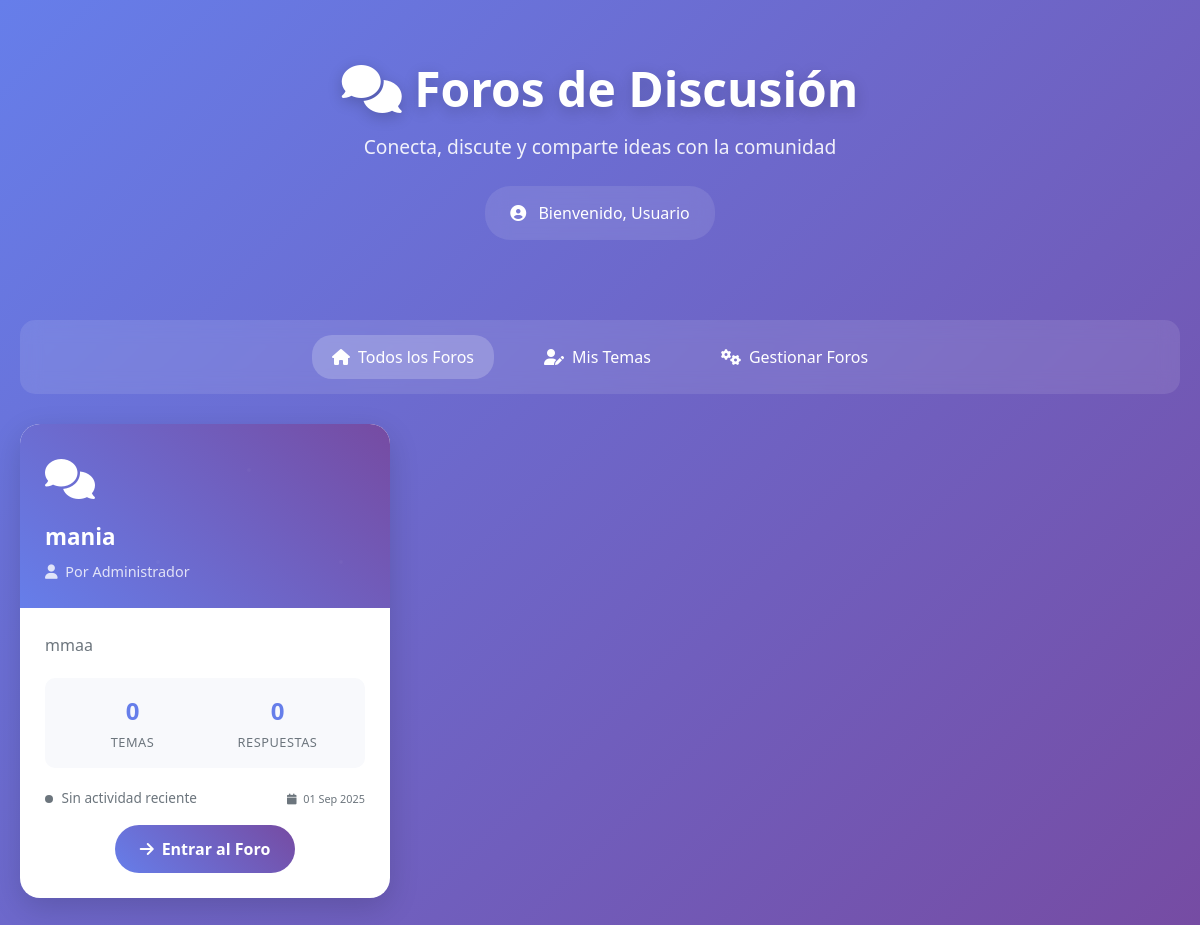
/panel_user/foros/lista_foros.php (signed in), run on the app's committed database.
### tables this page shows
CREATE TABLE `foros` (
  `id` int NOT NULL AUTO_INCREMENT,
  `titulo` varchar(255) NOT NULL,
  `descripcion` text,
  `id_admin` int NOT NULL,
  `activo` tinyint(1) DEFAULT '1',
  `fecha_creacion` timestamp NULL DEFAULT CURRENT_TIMESTAMP,
  PRIMARY KEY (`id`),
  KEY `id_admin` (`id_admin`),
  CONSTRAINT `foros_ibfk_1` FOREIGN KEY (`id_admin`) REFERENCES `usuarios` (`id`)
);

CREATE TABLE `usuarios` (
  `id` int NOT NULL AUTO_INCREMENT,
  `nombre_completo` varchar(100) NOT NULL,
  `email` varchar(100) NOT NULL,
  `password` varchar(255) NOT NULL,
  `fecha_registro` datetime DEFAULT CURRENT_TIMESTAMP,
  `token_verificacion` varchar(100) DEFAULT NULL,
  `verificado` tinyint(1) DEFAULT '0',
  `token_reset` varchar(100) DEFAULT NULL,
  `token_expira` datetime DEFAULT NULL,
  `genero` varchar(50) DEFAULT NULL,
  `rol` varchar(20) DEFAULT 'usuario',
  `require_reset_pass` tinyint(1) DEFAULT '1',
  `foto_perfil` longblob,
  PRIMARY KEY (`id`),
  UNIQUE KEY `email` (`email`)
);

### panel_user/foros/lista_foros.php (the view, shortened to what this page needs)
<?php
include '../db.php';
$stmt = $pdo->prepare("
    SELECT
        f.id,
        f.titulo,
        f.descripcion,
        f.fecha_creacion,
        u.nombre_completo as creador_nombre,
        (SELECT COUNT(*) FROM temas_foro t WHERE t.id_foro = f.id) as total_temas,
        (SELECT COUNT(*) FROM respuestas_foro r
         INNER JOIN temas_foro t ON r.id_tema = t.id
         WHERE t.id_foro = f.id) as total_respuestas,
        (SELECT MAX(GREATEST(
            COALESCE(t.fecha_creacion, '1970-01-01'),
            COALESCE((SELECT MAX(r.fecha_creacion) FROM respuestas_foro r WHERE r.id_tema = t.id), '1970-01-01')
        )) FROM temas_foro t WHERE t.id_foro = f.id) as ultima_actividad
    FROM foros f
    INNER JOIN usuarios u ON f.id_admin = u.id
    WHERE f.activo = 1
    ORDER BY f.fecha_creacion DESC
");
$stmt->execute();
$foros = $stmt->fetchAll(PDO::FETCH_ASSOC);
?>
<!DOCTYPE html>
<html lang="es">
<head>
    <link href="https://stackpath.bootstrapcdn.com/bootstrap/4.5.2/css/bootstrap.min.css" rel="stylesheet">
    <link rel="stylesheet" href="https://cdnjs.cloudflare.com/ajax/libs/font-awesome/6.4.2/css/all.min.css">
</head>
<body>
    <div class="forums-container">
        <div class="main-header">
            <h1 class="main-title">
                <i class="fas fa-comments"></i>
                Foros de Discusión
            </h1>
            <p class="main-subtitle">Conecta, discute y comparte ideas con la comunidad</p>
            <div class="user-welcome">
                <i class="fas fa-user-circle mr-2"></i>
                Bienvenido, <?= htmlspecialchars($_SESSION['nombre_completo'] ?? 'Usuario') ?>
            </div>
        </div>
        <div class="navigation-bar">
            <div class="nav-links">
                <a href="lista_foros.php" class="nav-link active">
                    <i class="fas fa-home mr-2"></i>Todos los Foros
                </a>
                <a href="mis_temas.php" class="nav-link">
                    <i class="fas fa-user-edit mr-2"></i>Mis Temas
                </a>
                <?php if ($_SESSION['rol'] === 'administrador'): ?>
                    <a href="gestionar_foros.php" class="nav-link">
                        <i class="fas fa-cogs mr-2"></i>Gestionar Foros
                    </a>
                <?php endif; ?>
            </div>
        </div>
        <?php if (empty($foros)): ?>
            <div class="empty-forums">
                <i class="fas fa-comments"></i>
                <h3>No hay foros disponibles</h3>
                <p>Los administradores aún no han creado foros para la discusión.</p>
                <?php if ($_SESSION['rol'] === 'administrador'): ?>
                    <a href="gestionar_foros.php" class="btn-enter-forum mt-3">
                        <i class="fas fa-plus mr-2"></i>Crear Primer Foro
                    </a>
                <?php endif; ?>
            </div>
        <?php else: ?>
            <div class="forum-grid">
                <?php foreach ($foros as $foro): ?>
                    <?php
                    $actividad = 'inactive';
                    ?>
                    <div class="card forum-card">
                        <div class="forum-card-header">
                            <div class="forum-icon">
                                <i class="fas fa-comments"></i>
                            </div>
                            <h3 class="forum-title"><?= htmlspecialchars($foro['titulo']) ?></h3>
                            <div class="forum-creator">
                                <i class="fas fa-user mr-1"></i>
                                Por <?= htmlspecialchars($foro['creador_nombre']) ?>
                            </div>
                        </div>
                        <div class="forum-card-body">
                            <p class="forum-description">
                                <?= nl2br(htmlspecialchars($foro['descripcion'] ?: 'Sin descripción disponible')) ?>
                            </p>
                            <div class="forum-stats">
                                <div class="stat-item">
                                    <span class="stat-number"><?= $foro['total_temas'] ?></span>
                                    <span class="stat-label">Temas</span>
                                </div>
                                <div class="stat-item">
                                    <span class="stat-number"><?= $foro['total_respuestas'] ?></span>
                                    <span class="stat-label">Respuestas</span>
                                </div>
                            </div>
                            <div class="forum-meta">
                                <div>
                                    <span class="activity-indicator activity-<?= $actividad ?>"></span>
                                    <?php if ($foro['ultima_actividad']): ?>
                                        Última actividad: <?= date('d M', strtotime($foro['ultima_actividad'])) ?>
                                    <?php else: ?>
                                        Sin actividad reciente
                                    <?php endif; ?>
                                </div>
                                <small>
                                    <i class="fas fa-calendar mr-1"></i>
                                    <?= date('d M Y', strtotime($foro['fecha_creacion'])) ?>
                                </small>
                            </div>
                            <div class="text-center mt-3">
                                <a href="ver_foro.php?id=<?= $foro['id'] ?>" class="btn-enter-forum">
                                    <i class="fas fa-arrow-right mr-2"></i>Entrar al Foro
                                </a>
                            </div>
                        </div>
                    </div>
                <?php endforeach; ?>
            </div>
        <?php endif; ?>
    </div>
</body>
</html>

### panel_user/foros/lista_foros.php (style rules this page uses)
body { background: linear-gradient(135deg, #667eea 0%, #764ba2 100%); min-height: 100vh; font-family: 'Segoe UI', Tahoma, Geneva, Verdana, sans-serif; }
.forums-container { max-width: 1200px; margin: 0 auto; padding: 20px; }
.main-header { text-align: center; color: white; margin-bottom: 40px; padding: 40px 20px; }
.main-title { font-size: 3rem; font-weight: 700; margin-bottom: 15px; text-shadow: 0 4px 15px rgba(0, 0, 0, 0.2); }
.main-subtitle { font-size: 1.2rem; opacity: 0.9; margin-bottom: 25px; }
.user-welcome { background: rgba(255, 255, 255, 0.1); padding: 15px 25px; border-radius: 25px; display: inline-block; backdrop-filter: blur(10px); }
.forum-grid { display: grid; grid-template-columns: repeat(auto-fill, minmax(350px, 1fr)); gap: 25px; margin-bottom: 40px; }
.forum-card { background: white; border-radius: 20px; overflow: hidden; box-shadow: 0 10px 30px rgba(0, 0, 0, 0.15); transition: all 0.3s ease; border: none; }
.forum-card-header { background: linear-gradient(45deg, #667eea, #764ba2); padding: 25px; color: white; position: relative; }
.forum-card-header::before { content: ''; position: absolute; top: 0; left: 0; right: 0; bottom: 0; opacity: 0.3; }
.forum-icon { font-size: 2.5rem; margin-bottom: 15px; position: relative; z-index: 1; }
.forum-title { font-size: 1.4rem; font-weight: 700; margin-bottom: 10px; position: relative; z-index: 1; }
.forum-creator { font-size: 0.9rem; opacity: 0.8; position: relative; z-index: 1; }
.forum-card-body { padding: 25px; }
.forum-description { color: #6c757d; line-height: 1.6; margin-bottom: 20px; display: -webkit-box; -webkit-line-clamp: 3; -webkit-box-orient: vertical; overflow: hidden; }
.forum-stats { display: flex; justify-content: space-between; margin-bottom: 20px; padding: 15px; background: #f8f9fc; border-radius: 10px; }
.stat-item { text-align: center; flex: 1; }
.stat-number { font-size: 1.5rem; font-weight: bold; color: #667eea; display: block; }
.stat-label { font-size: 0.8rem; color: #6c757d; text-transform: uppercase; letter-spacing: 0.5px; }
.forum-meta { display: flex; justify-content: space-between; align-items: center; color: #6c757d; font-size: 0.85rem; }
.btn-enter-forum { background: linear-gradient(45deg, #667eea, #764ba2); color: white; border: none; padding: 12px 25px; border-radius: 25px; font-weight: 600; text-decoration: none; transition: all 0.3s ease; display: inline-block; }
.activity-indicator { width: 8px; height: 8px; border-radius: 50%; display: inline-block; margin-right: 5px; }
.activity-inactive { background-color: #6c757d; }
.navigation-bar { background: rgba(255, 255, 255, 0.1); backdrop-filter: blur(10px); padding: 15px 0; border-radius: 15px; margin-bottom: 30px; }
.nav-links { display: flex; justify-content: center; gap: 30px; }
.nav-link { color: white; text-decoration: none; padding: 10px 20px; border-radius: 20px; transition: all 0.3s ease; font-weight: 500; }
.nav-link.active { background: rgba(255, 255, 255, 0.2); }

### data on the page
foros: titulo "mania", id_admin.nombre_completo "Administrador", descripcion "mmaa", total_temas "0", total_respuestas "0", fecha_creacion "01 Sep 2025"

### other printed values
$_SESSION['nombre_completo'] "Usuario"
